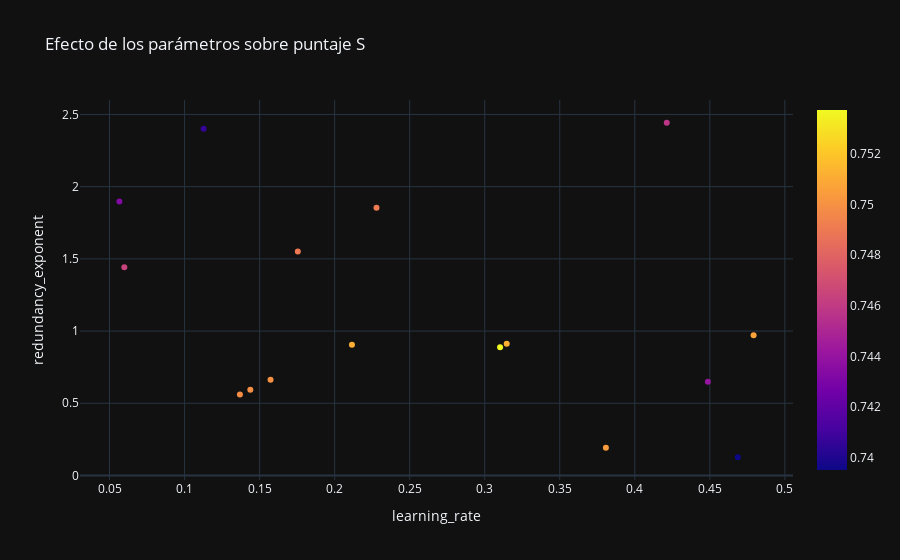

Here is the notebook cell this chart was saved with:
### Code cell
plot_param_vals(
    df, "value", "puntaje S"
)

### Figure 1 — Plotly figure (JSON) as saved in the notebook; plotly's stock layout.template omitted (floating-point values rounded to 4 significant figures)
{"data": [{"hovertemplate": "learning_rate=%{x}<br>redundancy_exponent=%{y}<br>=%{marker.color}<extra></extra>", "legendgroup": "", "marker": {"color": [0.7504, 0.749, 0.744, 0.7491, 0.7406, 0.7511, 0.7458, 0.7507, 0.7464, 0.7499, 0.7498, 0.7433, 0.7395, 0.75, 0.7512, 0.7537], "coloraxis": "coloraxis", "symbol": "circle"}, "mode": "markers", "name": "", "orientation": "v", "showlegend": false, "x": [0.3807, 0.1754, 0.4487, 0.2279, 0.1127, 0.2115, 0.4213, 0.4792, 0.05986, 0.1438, 0.1369, 0.05657, 0.4686, 0.1573, 0.3146, 0.3102], "xaxis": "x", "y": [0.1928, 1.55, 0.6496, 1.854, 2.401, 0.906, 2.442, 0.9718, 1.442, 0.5929, 0.5615, 1.896, 0.1263, 0.6632, 0.9115, 0.8873], "yaxis": "y", "type": "scatter"}], "layout": {"xaxis": {"anchor": "y", "domain": [0.0, 1.0], "title": {"text": "learning_rate"}}, "yaxis": {"anchor": "x", "domain": [0.0, 1.0], "title": {"text": "redundancy_exponent"}}, "coloraxis": {"colorbar": {"title": {"text": ""}}, "colorscale": [[0.0, "#0d0887"], [0.1111, "#46039f"], [0.2222, "#7201a8"], [0.3333, "#9c179e"], [0.4444, "#bd3786"], [0.5556, "#d8576b"], [0.6667, "#ed7953"], [0.7778, "#fb9f3a"], [0.8889, "#fdca26"], [1.0, "#f0f921"]]}, "legend": {"tracegroupgap": 0}, "title": {"text": "Efecto de los parámetros sobre puntaje S"}}}
